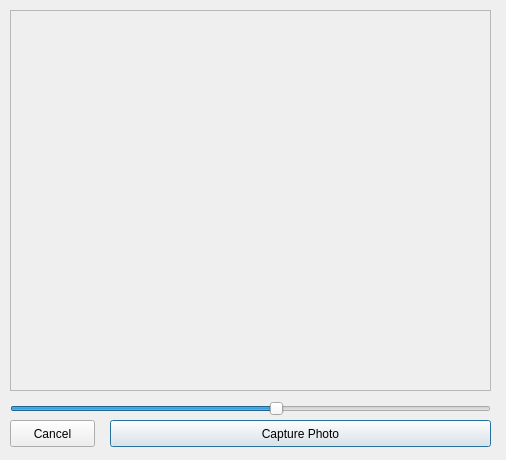
<?xml version="1.0" encoding="UTF-8"?>
<ui version="4.0">
 <class>Dialog</class>
 <widget class="QDialog" name="Dialog">
  <property name="geometry">
   <rect>
    <x>0</x>
    <y>0</y>
    <width>506</width>
    <height>460</height>
   </rect>
  </property>
  <property name="windowTitle">
   <string>Dialog</string>
  </property>
  <widget class="QFrame" name="frame">
   <property name="geometry">
    <rect>
     <x>10</x>
     <y>10</y>
     <width>481</width>
     <height>381</height>
    </rect>
   </property>
   <property name="frameShape">
    <enum>QFrame::StyledPanel</enum>
   </property>
   <property name="frameShadow">
    <enum>QFrame::Raised</enum>
   </property>
  </widget>
  <widget class="QSlider" name="horizontalSlider">
   <property name="geometry">
    <rect>
     <x>10</x>
     <y>400</y>
     <width>481</width>
     <height>18</height>
    </rect>
   </property>
   <property name="value">
    <number>55</number>
   </property>
   <property name="orientation">
    <enum>Qt::Horizontal</enum>
   </property>
  </widget>
  <widget class="QPushButton" name="pushButton">
   <property name="geometry">
    <rect>
     <x>110</x>
     <y>420</y>
     <width>381</width>
     <height>27</height>
    </rect>
   </property>
   <property name="text">
    <string>Capture Photo</string>
   </property>
  </widget>
  <widget class="QPushButton" name="pushButton_2">
   <property name="geometry">
    <rect>
     <x>10</x>
     <y>420</y>
     <width>85</width>
     <height>27</height>
    </rect>
   </property>
   <property name="text">
    <string>Cancel</string>
   </property>
  </widget>
 </widget>
 <resources/>
 <connections/>
</ui>
